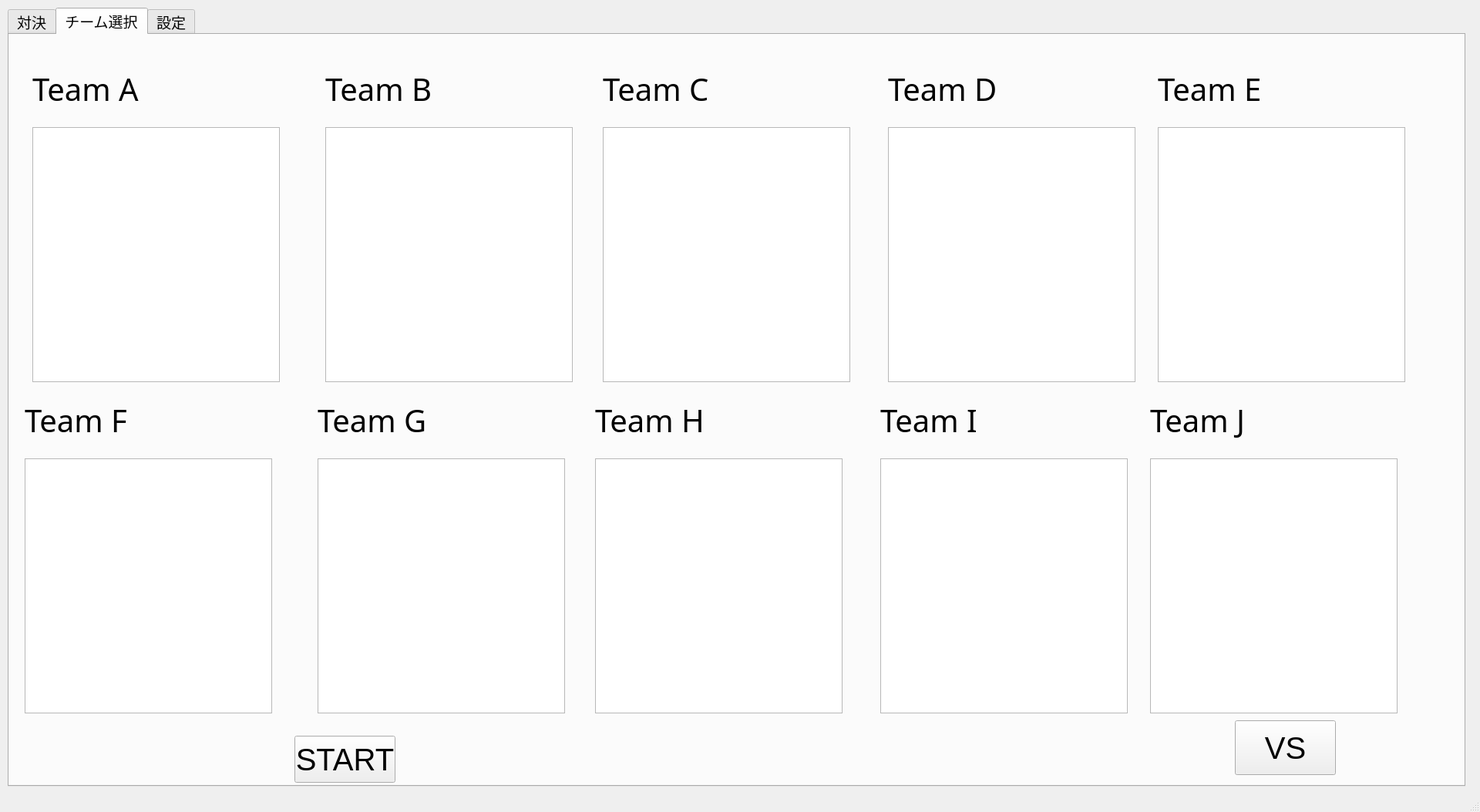
<?xml version="1.0" encoding="UTF-8"?>
<ui version="4.0">
 <class>MainWindow</class>
 <widget class="QMainWindow" name="MainWindow">
  <property name="geometry">
   <rect>
    <x>0</x>
    <y>0</y>
    <width>1920</width>
    <height>1054</height>
   </rect>
  </property>
  <property name="windowTitle">
   <string>ワンフレーズで捕まえて</string>
  </property>
  <widget class="QWidget" name="centralwidget">
   <widget class="QTabWidget" name="tabWidget">
    <property name="geometry">
     <rect>
      <x>10</x>
      <y>10</y>
      <width>1891</width>
      <height>1011</height>
     </rect>
    </property>
    <property name="font">
     <font>
      <pointsize>14</pointsize>
     </font>
    </property>
    <property name="styleSheet">
     <string notr="true"/>
    </property>
    <property name="currentIndex">
     <number>1</number>
    </property>
    <widget class="QWidget" name="tab">
     <attribute name="title">
      <string>対決</string>
     </attribute>
     <widget class="QPushButton" name="nextButton">
      <property name="geometry">
       <rect>
        <x>1640</x>
        <y>680</y>
        <width>131</width>
        <height>71</height>
       </rect>
      </property>
      <property name="font">
       <font>
        <pointsize>30</pointsize>
       </font>
      </property>
      <property name="text">
       <string>NEXT</string>
      </property>
     </widget>
     <widget class="QLabel" name="label_30">
      <property name="geometry">
       <rect>
        <x>120</x>
        <y>20</y>
        <width>281</width>
        <height>31</height>
       </rect>
      </property>
      <property name="font">
       <font>
        <pointsize>30</pointsize>
       </font>
      </property>
      <property name="text">
       <string>フレーズ</string>
      </property>
     </widget>
     <widget class="QWidget" name="gridLayoutWidget_2">
      <property name="geometry">
       <rect>
        <x>170</x>
        <y>800</y>
        <width>1451</width>
        <height>161</height>
       </rect>
      </property>
      <layout class="QGridLayout" name="gridLayout_2">
       <item row="1" column="8">
        <spacer name="horizontalSpacer_9">
         <property name="orientation">
          <enum>Qt::Horizontal</enum>
         </property>
         <property name="sizeHint" stdset="0">
          <size>
           <width>40</width>
           <height>20</height>
          </size>
         </property>
        </spacer>
       </item>
       <item row="1" column="7">
        <spacer name="horizontalSpacer_3">
         <property name="orientation">
          <enum>Qt::Horizontal</enum>
         </property>
         <property name="sizeHint" stdset="0">
          <size>
           <width>40</width>
           <height>20</height>
          </size>
         </property>
        </spacer>
       </item>
       <item row="1" column="6" alignment="Qt::AlignHCenter">
        <widget class="QLabel" name="label_31">
         <property name="font">
          <font>
           <pointsize>30</pointsize>
          </font>
         </property>
         <property name="text">
          <string>VS</string>
         </property>
        </widget>
       </item>
       <item row="0" column="6">
        <spacer name="horizontalSpacer">
         <property name="orientation">
          <enum>Qt::Horizontal</enum>
         </property>
         <property name="sizeHint" stdset="0">
          <size>
           <width>40</width>
           <height>20</height>
          </size>
         </property>
        </spacer>
       </item>
       <item row="1" column="9">
        <spacer name="horizontalSpacer_7">
         <property name="orientation">
          <enum>Qt::Horizontal</enum>
         </property>
         <property name="sizeHint" stdset="0">
          <size>
           <width>40</width>
           <height>20</height>
          </size>
         </property>
        </spacer>
       </item>
       <item row="1" column="3">
        <spacer name="horizontalSpacer_8">
         <property name="orientation">
          <enum>Qt::Horizontal</enum>
         </property>
         <property name="sizeHint" stdset="0">
          <size>
           <width>40</width>
           <height>20</height>
          </size>
         </property>
        </spacer>
       </item>
       <item row="0" column="12" rowspan="4">
        <widget class="QLabel" name="labelR">
         <property name="font">
          <font>
           <pointsize>30</pointsize>
          </font>
         </property>
         <property name="text">
          <string>TeamA</string>
         </property>
        </widget>
       </item>
       <item row="1" column="2">
        <spacer name="horizontalSpacer_4">
         <property name="orientation">
          <enum>Qt::Horizontal</enum>
         </property>
         <property name="sizeHint" stdset="0">
          <size>
           <width>40</width>
           <height>20</height>
          </size>
         </property>
        </spacer>
       </item>
       <item row="1" column="4">
        <spacer name="horizontalSpacer_6">
         <property name="orientation">
          <enum>Qt::Horizontal</enum>
         </property>
         <property name="sizeHint" stdset="0">
          <size>
           <width>40</width>
           <height>20</height>
          </size>
         </property>
        </spacer>
       </item>
       <item row="1" column="5">
        <spacer name="horizontalSpacer_2">
         <property name="orientation">
          <enum>Qt::Horizontal</enum>
         </property>
         <property name="sizeHint" stdset="0">
          <size>
           <width>40</width>
           <height>20</height>
          </size>
         </property>
        </spacer>
       </item>
       <item row="1" column="10">
        <spacer name="horizontalSpacer_5">
         <property name="orientation">
          <enum>Qt::Horizontal</enum>
         </property>
         <property name="sizeHint" stdset="0">
          <size>
           <width>40</width>
           <height>20</height>
          </size>
         </property>
        </spacer>
       </item>
       <item row="4" column="0" colspan="13">
        <widget class="Line" name="line">
         <property name="orientation">
          <enum>Qt::Horizontal</enum>
         </property>
        </widget>
       </item>
       <item row="0" column="0" rowspan="4">
        <widget class="QLabel" name="labelL">
         <property name="font">
          <font>
           <pointsize>30</pointsize>
          </font>
         </property>
         <property name="text">
          <string>TeamA</string>
         </property>
        </widget>
       </item>
       <item row="3" column="2">
        <widget class="QLineEdit" name="pointL">
         <property name="font">
          <font>
           <pointsize>30</pointsize>
          </font>
         </property>
         <property name="text">
          <string>0</string>
         </property>
        </widget>
       </item>
       <item row="3" column="10">
        <widget class="QLineEdit" name="pointR">
         <property name="font">
          <font>
           <pointsize>30</pointsize>
          </font>
         </property>
         <property name="text">
          <string>0</string>
         </property>
        </widget>
       </item>
       <item row="3" column="9">
        <widget class="QPushButton" name="buttonR">
         <property name="font">
          <font>
           <pointsize>30</pointsize>
          </font>
         </property>
         <property name="text">
          <string>+</string>
         </property>
        </widget>
       </item>
       <item row="3" column="3">
        <widget class="QPushButton" name="buttonL">
         <property name="font">
          <font>
           <pointsize>30</pointsize>
          </font>
         </property>
         <property name="text">
          <string>+</string>
         </property>
        </widget>
       </item>
      </layout>
     </widget>
     <widget class="QTextEdit" name="textEdit">
      <property name="geometry">
       <rect>
        <x>170</x>
        <y>60</y>
        <width>1451</width>
        <height>701</height>
       </rect>
      </property>
      <property name="font">
       <font>
        <pointsize>80</pointsize>
       </font>
      </property>
      <property name="html">
       <string>&lt;!DOCTYPE HTML PUBLIC &quot;-//W3C//DTD HTML 4.0//EN&quot; &quot;http://www.w3.org/TR/REC-html40/strict.dtd&quot;&gt;
&lt;html&gt;&lt;head&gt;&lt;meta name=&quot;qrichtext&quot; content=&quot;1&quot; /&gt;&lt;style type=&quot;text/css&quot;&gt;
p, li { white-space: pre-wrap; }
&lt;/style&gt;&lt;/head&gt;&lt;body style=&quot; font-family:'MS UI Gothic'; font-size:80pt; font-weight:400; font-style:normal;&quot;&gt;
&lt;p style=&quot;-qt-paragraph-type:empty; margin-top:0px; margin-bottom:0px; margin-left:0px; margin-right:0px; -qt-block-indent:0; text-indent:0px;&quot;&gt;&lt;br /&gt;&lt;/p&gt;
&lt;p style=&quot;-qt-paragraph-type:empty; margin-top:0px; margin-bottom:0px; margin-left:0px; margin-right:0px; -qt-block-indent:0; text-indent:0px;&quot;&gt;&lt;br /&gt;&lt;/p&gt;&lt;/body&gt;&lt;/html&gt;</string>
      </property>
     </widget>
    </widget>
    <widget class="QWidget" name="tab_2">
     <attribute name="title">
      <string>チーム選択</string>
     </attribute>
     <widget class="QListWidget" name="teamA_list">
      <property name="geometry">
       <rect>
        <x>30</x>
        <y>120</y>
        <width>321</width>
        <height>331</height>
       </rect>
      </property>
      <property name="font">
       <font>
        <pointsize>30</pointsize>
       </font>
      </property>
     </widget>
     <widget class="QLabel" name="labelA">
      <property name="geometry">
       <rect>
        <x>30</x>
        <y>40</y>
        <width>171</width>
        <height>61</height>
       </rect>
      </property>
      <property name="font">
       <font>
        <family>Skranji</family>
        <pointsize>30</pointsize>
       </font>
      </property>
      <property name="styleSheet">
       <string notr="true"/>
      </property>
      <property name="text">
       <string>Team A</string>
      </property>
     </widget>
     <widget class="QListWidget" name="teamB_list">
      <property name="geometry">
       <rect>
        <x>410</x>
        <y>120</y>
        <width>321</width>
        <height>331</height>
       </rect>
      </property>
      <property name="font">
       <font>
        <pointsize>30</pointsize>
       </font>
      </property>
     </widget>
     <widget class="QLabel" name="labelB">
      <property name="geometry">
       <rect>
        <x>410</x>
        <y>40</y>
        <width>161</width>
        <height>61</height>
       </rect>
      </property>
      <property name="font">
       <font>
        <family>Skranji</family>
        <pointsize>30</pointsize>
       </font>
      </property>
      <property name="text">
       <string>Team B</string>
      </property>
     </widget>
     <widget class="QListWidget" name="teamC_list">
      <property name="geometry">
       <rect>
        <x>770</x>
        <y>120</y>
        <width>321</width>
        <height>331</height>
       </rect>
      </property>
      <property name="font">
       <font>
        <pointsize>30</pointsize>
       </font>
      </property>
     </widget>
     <widget class="QLabel" name="labelC">
      <property name="geometry">
       <rect>
        <x>770</x>
        <y>40</y>
        <width>161</width>
        <height>61</height>
       </rect>
      </property>
      <property name="font">
       <font>
        <family>Skranji</family>
        <pointsize>30</pointsize>
       </font>
      </property>
      <property name="text">
       <string>Team C</string>
      </property>
     </widget>
     <widget class="QListWidget" name="teamD_list">
      <property name="geometry">
       <rect>
        <x>1140</x>
        <y>120</y>
        <width>321</width>
        <height>331</height>
       </rect>
      </property>
      <property name="font">
       <font>
        <pointsize>30</pointsize>
       </font>
      </property>
     </widget>
     <widget class="QLabel" name="labelD">
      <property name="geometry">
       <rect>
        <x>1140</x>
        <y>40</y>
        <width>161</width>
        <height>61</height>
       </rect>
      </property>
      <property name="font">
       <font>
        <family>Skranji</family>
        <pointsize>30</pointsize>
       </font>
      </property>
      <property name="text">
       <string>Team D</string>
      </property>
     </widget>
     <widget class="QListWidget" name="teamE_list">
      <property name="geometry">
       <rect>
        <x>1490</x>
        <y>120</y>
        <width>321</width>
        <height>331</height>
       </rect>
      </property>
      <property name="font">
       <font>
        <pointsize>30</pointsize>
       </font>
      </property>
     </widget>
     <widget class="QLabel" name="labelE">
      <property name="geometry">
       <rect>
        <x>1490</x>
        <y>40</y>
        <width>161</width>
        <height>61</height>
       </rect>
      </property>
      <property name="font">
       <font>
        <family>Skranji</family>
        <pointsize>30</pointsize>
       </font>
      </property>
      <property name="text">
       <string>Team E</string>
      </property>
     </widget>
     <widget class="QListWidget" name="teamJ_list">
      <property name="geometry">
       <rect>
        <x>1480</x>
        <y>550</y>
        <width>321</width>
        <height>331</height>
       </rect>
      </property>
      <property name="font">
       <font>
        <pointsize>30</pointsize>
       </font>
      </property>
     </widget>
     <widget class="QLabel" name="labelI">
      <property name="geometry">
       <rect>
        <x>1130</x>
        <y>470</y>
        <width>161</width>
        <height>61</height>
       </rect>
      </property>
      <property name="font">
       <font>
        <family>Skranji</family>
        <pointsize>30</pointsize>
       </font>
      </property>
      <property name="text">
       <string>Team I</string>
      </property>
     </widget>
     <widget class="QListWidget" name="teamF_list">
      <property name="geometry">
       <rect>
        <x>20</x>
        <y>550</y>
        <width>321</width>
        <height>331</height>
       </rect>
      </property>
      <property name="font">
       <font>
        <pointsize>30</pointsize>
       </font>
      </property>
     </widget>
     <widget class="QLabel" name="labelG">
      <property name="geometry">
       <rect>
        <x>400</x>
        <y>470</y>
        <width>161</width>
        <height>61</height>
       </rect>
      </property>
      <property name="font">
       <font>
        <family>Skranji</family>
        <pointsize>30</pointsize>
       </font>
      </property>
      <property name="text">
       <string>Team G</string>
      </property>
     </widget>
     <widget class="QListWidget" name="teamI_list">
      <property name="geometry">
       <rect>
        <x>1130</x>
        <y>550</y>
        <width>321</width>
        <height>331</height>
       </rect>
      </property>
      <property name="font">
       <font>
        <pointsize>30</pointsize>
       </font>
      </property>
     </widget>
     <widget class="QLabel" name="labelJ">
      <property name="geometry">
       <rect>
        <x>1480</x>
        <y>470</y>
        <width>161</width>
        <height>61</height>
       </rect>
      </property>
      <property name="font">
       <font>
        <family>Skranji</family>
        <pointsize>30</pointsize>
       </font>
      </property>
      <property name="text">
       <string>Team J</string>
      </property>
     </widget>
     <widget class="QLabel" name="labelF">
      <property name="geometry">
       <rect>
        <x>20</x>
        <y>470</y>
        <width>161</width>
        <height>61</height>
       </rect>
      </property>
      <property name="font">
       <font>
        <family>Skranji</family>
        <pointsize>30</pointsize>
       </font>
      </property>
      <property name="text">
       <string>Team F</string>
      </property>
     </widget>
     <widget class="QLabel" name="labelH">
      <property name="geometry">
       <rect>
        <x>760</x>
        <y>470</y>
        <width>161</width>
        <height>61</height>
       </rect>
      </property>
      <property name="font">
       <font>
        <family>Skranji</family>
        <pointsize>30</pointsize>
       </font>
      </property>
      <property name="text">
       <string>Team H</string>
      </property>
     </widget>
     <widget class="QListWidget" name="teamG_list">
      <property name="geometry">
       <rect>
        <x>400</x>
        <y>550</y>
        <width>321</width>
        <height>331</height>
       </rect>
      </property>
      <property name="font">
       <font>
        <pointsize>30</pointsize>
       </font>
      </property>
     </widget>
     <widget class="QListWidget" name="teamH_list">
      <property name="geometry">
       <rect>
        <x>760</x>
        <y>550</y>
        <width>321</width>
        <height>331</height>
       </rect>
      </property>
      <property name="font">
       <font>
        <pointsize>30</pointsize>
       </font>
      </property>
     </widget>
     <widget class="QPushButton" name="vsButton">
      <property name="geometry">
       <rect>
        <x>1590</x>
        <y>890</y>
        <width>131</width>
        <height>71</height>
       </rect>
      </property>
      <property name="font">
       <font>
        <pointsize>30</pointsize>
       </font>
      </property>
      <property name="text">
       <string>VS</string>
      </property>
     </widget>
     <widget class="QPushButton" name="startButton">
      <property name="geometry">
       <rect>
        <x>370</x>
        <y>910</y>
        <width>131</width>
        <height>61</height>
       </rect>
      </property>
      <property name="font">
       <font>
        <pointsize>30</pointsize>
       </font>
      </property>
      <property name="text">
       <string>START</string>
      </property>
     </widget>
    </widget>
    <widget class="QWidget" name="tab_5">
     <attribute name="title">
      <string>設定</string>
     </attribute>
     <widget class="QDoubleSpinBox" name="max_sec">
      <property name="geometry">
       <rect>
        <x>140</x>
        <y>50</y>
        <width>161</width>
        <height>51</height>
       </rect>
      </property>
      <property name="font">
       <font>
        <pointsize>30</pointsize>
       </font>
      </property>
      <property name="value">
       <double>10.000000000000000</double>
      </property>
     </widget>
     <widget class="QLabel" name="label">
      <property name="geometry">
       <rect>
        <x>60</x>
        <y>15</y>
        <width>441</width>
        <height>31</height>
       </rect>
      </property>
      <property name="font">
       <font>
        <pointsize>30</pointsize>
       </font>
      </property>
      <property name="text">
       <string>フレーズ表示にかかる時間</string>
      </property>
     </widget>
     <widget class="QLabel" name="label_2">
      <property name="geometry">
       <rect>
        <x>330</x>
        <y>60</y>
        <width>61</width>
        <height>41</height>
       </rect>
      </property>
      <property name="font">
       <font>
        <pointsize>30</pointsize>
       </font>
      </property>
      <property name="text">
       <string>秒</string>
      </property>
     </widget>
     <widget class="QLabel" name="labelJ_2">
      <property name="geometry">
       <rect>
        <x>70</x>
        <y>140</y>
        <width>161</width>
        <height>61</height>
       </rect>
      </property>
      <property name="font">
       <font>
        <family>Skranji</family>
        <pointsize>30</pointsize>
       </font>
      </property>
      <property name="text">
       <string>先取</string>
      </property>
     </widget>
     <widget class="QSpinBox" name="spinBox">
      <property name="geometry">
       <rect>
        <x>140</x>
        <y>190</y>
        <width>71</width>
        <height>41</height>
       </rect>
      </property>
      <property name="font">
       <font>
        <pointsize>30</pointsize>
       </font>
      </property>
      <property name="value">
       <number>2</number>
      </property>
     </widget>
     <widget class="QLabel" name="label_3">
      <property name="geometry">
       <rect>
        <x>240</x>
        <y>190</y>
        <width>181</width>
        <height>41</height>
       </rect>
      </property>
      <property name="font">
       <font>
        <pointsize>30</pointsize>
       </font>
      </property>
      <property name="text">
       <string>枚先取</string>
      </property>
     </widget>
     <widget class="QLineEdit" name="shuffle_num">
      <property name="geometry">
       <rect>
        <x>140</x>
        <y>330</y>
        <width>91</width>
        <height>61</height>
       </rect>
      </property>
      <property name="font">
       <font>
        <family>Skranji</family>
        <pointsize>30</pointsize>
       </font>
      </property>
      <property name="text">
       <string>4</string>
      </property>
     </widget>
     <widget class="QLabel" name="label_21">
      <property name="geometry">
       <rect>
        <x>70</x>
        <y>270</y>
        <width>351</width>
        <height>61</height>
       </rect>
      </property>
      <property name="font">
       <font>
        <family>Skranji</family>
        <pointsize>30</pointsize>
       </font>
      </property>
      <property name="text">
       <string>1チームあたりの人数</string>
      </property>
     </widget>
     <widget class="QLabel" name="label_4">
      <property name="geometry">
       <rect>
        <x>280</x>
        <y>350</y>
        <width>61</width>
        <height>41</height>
       </rect>
      </property>
      <property name="font">
       <font>
        <pointsize>30</pointsize>
       </font>
      </property>
      <property name="text">
       <string>人</string>
      </property>
     </widget>
    </widget>
   </widget>
  </widget>
  <widget class="QMenuBar" name="menubar">
   <property name="geometry">
    <rect>
     <x>0</x>
     <y>0</y>
     <width>1920</width>
     <height>21</height>
    </rect>
   </property>
  </widget>
  <widget class="QStatusBar" name="statusbar"/>
 </widget>
 <resources/>
 <connections/>
</ui>
